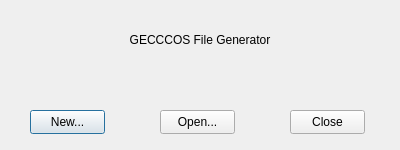
<?xml version="1.0" encoding="UTF-8"?>
<ui version="4.0">
 <class>ChooseProjectWindow</class>
 <widget class="QDialog" name="ChooseProjectWindow">
  <property name="geometry">
   <rect>
    <x>0</x>
    <y>0</y>
    <width>400</width>
    <height>150</height>
   </rect>
  </property>
  <property name="windowTitle">
   <string>ChooseProjectWindow</string>
  </property>
  <widget class="QPushButton" name="NewButton">
   <property name="geometry">
    <rect>
     <x>30</x>
     <y>110</y>
     <width>75</width>
     <height>24</height>
    </rect>
   </property>
   <property name="text">
    <string>New...</string>
   </property>
  </widget>
  <widget class="QPushButton" name="OpenButton">
   <property name="geometry">
    <rect>
     <x>160</x>
     <y>110</y>
     <width>75</width>
     <height>24</height>
    </rect>
   </property>
   <property name="text">
    <string>Open...</string>
   </property>
  </widget>
  <widget class="QPushButton" name="CloseButton">
   <property name="geometry">
    <rect>
     <x>290</x>
     <y>110</y>
     <width>75</width>
     <height>24</height>
    </rect>
   </property>
   <property name="text">
    <string>Close</string>
   </property>
  </widget>
  <widget class="QLabel" name="label">
   <property name="geometry">
    <rect>
     <x>100</x>
     <y>30</y>
     <width>200</width>
     <height>20</height>
    </rect>
   </property>
   <property name="text">
    <string>GECCCOS File Generator</string>
   </property>
   <property name="alignment">
    <set>Qt::AlignCenter</set>
   </property>
  </widget>
 </widget>
 <resources/>
 <connections/>
</ui>
